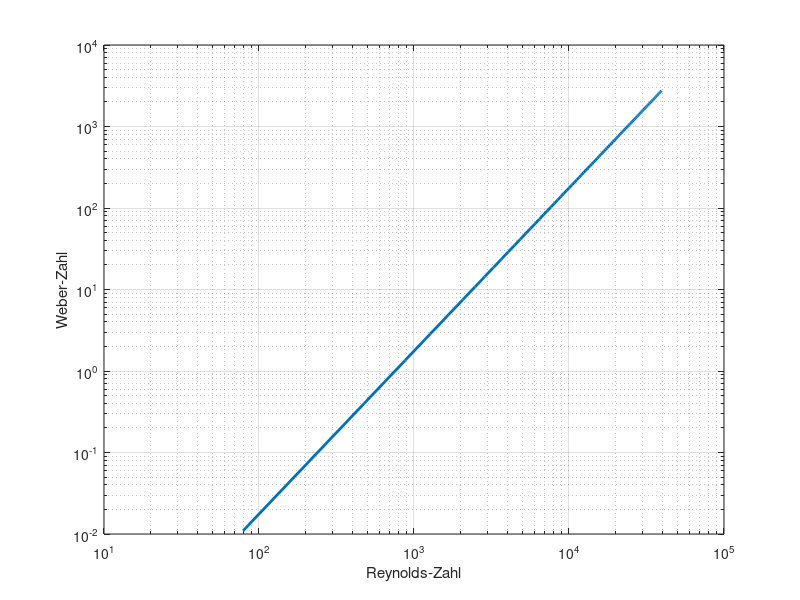

Reproduce this figure in MATLAB.
% Parameter
rho = 7900;        % Dichte [kg/m^3]
mu = 1e-3;         % dyn. Viskosität [Pa s]
sigma = 0.072;     % Oberflächenspannung [N/m]
L = 1e-3;          % charakteristische Länge [m]

% Geschwindigkeit
v = linspace(0.01, 5, 100);

% Reynolds- und Weber-Zahl
Re = rho .* v .* L ./ mu;
We = rho .* v.^2 .* L ./ sigma;

% Plot
figure
loglog(Re, We, 'LineWidth', 2)
xlabel('Reynolds-Zahl')
ylabel('Weber-Zahl')
grid on
